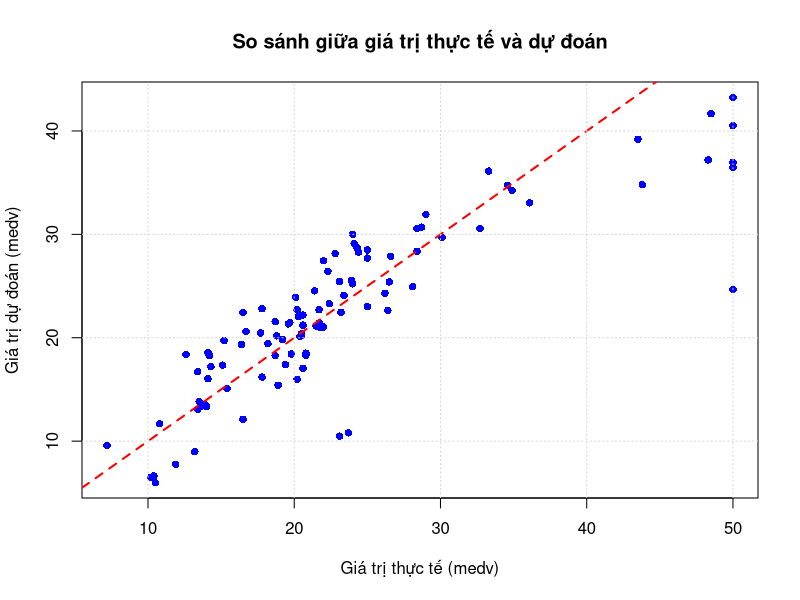

Source code (R):

# ==============================================================
# PHẦN 8: HỒI QUY TUYẾN TÍNH ĐA BIẾN ĐẦY ĐỦ VỚI ĐÁNH GIÁ MÔ HÌNH
# (Sử dụng Boston Housing Dataset - Train/Test Split)
# ==============================================================

# Cài đặt các gói nếu chưa có, sau đó tải vào phiên làm việc
# require() trả về FALSE nếu gói chưa được cài → kích hoạt install.packages()
if (!require(MASS))  install.packages("MASS")   # Dataset Boston, các hàm thống kê
if (!require(caret)) install.packages("caret")  # Công cụ ML: chia dữ liệu, cross-validation

library(MASS)    # Cung cấp bộ dữ liệu Boston (506 quan sát, 14 biến)
library(caret)   # Cung cấp createDataPartition() để chia train/test có phân tầng

# ------------------------------------------------------------------
# BƯỚC 1: TẢI VÀ CHUẨN BỊ DỮ LIỆU
# ------------------------------------------------------------------

data(Boston)

# Tách ma trận đặc trưng X (13 biến dự báo) và vector mục tiêu y
# Các biến X gồm: crim, zn, indus, chas, nox, rm, age, dis, rad, tax,
#                 ptratio, black, lstat
X <- Boston[, 1:13]   # Tất cả cột trừ cột cuối (medv)
y <- Boston$medv      # medv: Median value of owner-occupied homes ($1000s)

dataset_name <- "Boston housing"

# ------------------------------------------------------------------
# BƯỚC 2: KHÁM PHÁ DỮ LIỆU (Exploratory Data Analysis)
# ------------------------------------------------------------------

# In thông tin tổng quan về tập dữ liệu
cat("Thông tin về tập dữ liệu", dataset_name, ":\n")
cat("Số mẫu:", nrow(X), "\n")       # Số quan sát (hàng)
cat("Số đặc trưng:", ncol(X), "\n\n") # Số biến độc lập (cột)

# Xem 6 hàng đầu để kiểm tra dữ liệu có vẻ hợp lý không
cat("Năm hàng đầu tiên của dữ liệu:\n")
print(head(X))

# Thống kê mô tả: phát hiện outlier, missing values, phân phối lệch
cat("\nThống kê mô tả về dữ liệu:\n")
print(summary(X))

# ------------------------------------------------------------------
# BƯỚC 3: PHÂN CHIA DỮ LIỆU TRAIN / TEST (80% - 20%)
# ------------------------------------------------------------------

# Đặt seed để kết quả có thể tái lập (reproducibility)
# Bất kỳ con số nào đều được; 42 là quy ước phổ biến
set.seed(42)

# createDataPartition(): chia có phân tầng (stratified) theo y
# p = 0.8 → 80% dùng để huấn luyện, 20% để kiểm tra
# list = FALSE → trả về vector chỉ số (index), không phải list
train_indices <- createDataPartition(y, p = 0.8, list = FALSE)

# Chia X và y theo chỉ số train
X_train <- X[train_indices, ]    # Ma trận đặc trưng tập huấn luyện
X_test  <- X[-train_indices, ]   # Ma trận đặc trưng tập kiểm tra (dấu '-' = loại trừ)
y_train <- y[train_indices]      # Nhãn mục tiêu tập huấn luyện
y_test  <- y[-train_indices]     # Nhãn mục tiêu tập kiểm tra

# Kiểm tra kích thước sau khi chia: dim() trả về (số hàng, số cột)
cat("\nKích thước tập huấn luyện:", dim(X_train), "\n")
cat("Kích thước tập kiểm tra:",   dim(X_test),  "\n")

# ------------------------------------------------------------------
# BƯỚC 4-5: XÂY DỰNG VÀ HUẤN LUYỆN MÔ HÌNH HỒI QUY TUYẾN TÍNH
# ------------------------------------------------------------------

# Công thức 'y_train ~ .' nghĩa là:
#   y_train là biến phụ thuộc
#   dấu '.' = sử dụng TẤT CẢ các cột còn lại trong data = X_train làm biến độc lập
# → Mô hình: medv = β0 + β1*crim + β2*zn + ... + β13*lstat + ε
model <- lm(y_train ~ ., data = X_train)

# Kết quả summary gồm:
#   - Coefficients: hệ số, Std. Error, t-value, p-value từng biến
#   - Multiple R²: mức độ giải thích phương sai của mô hình trên tập train
#   - F-statistic: kiểm định toàn bộ mô hình có ý nghĩa không
summary(model)

# ------------------------------------------------------------------
# BƯỚC 6: PHÂN TÍCH HỆ SỐ HỒI QUY
# ------------------------------------------------------------------

# coef(model): vector hệ số gồm Intercept + 13 biến
# [-1]: bỏ Intercept, chỉ lấy hệ số của các biến độc lập
coef_df <- data.frame(
  feature     = names(coef(model)[-1]),   # Tên biến
  coefficient = coef(model)[-1]           # Giá trị hệ số tương ứng
)

# Sắp xếp giảm dần theo giá trị hệ số
# Hệ số dương lớn → biến tác động mạnh chiều tăng giá nhà
# Hệ số âm lớn   → biến tác động mạnh chiều giảm giá nhà
coef_df <- coef_df[order(coef_df$coefficient, decreasing = TRUE), ]

cat("\nHệ số hồi quy (sắp xếp theo độ lớn):\n")
print(coef_df)

# In riêng Intercept β0: giá trị medv dự đoán khi tất cả biến X = 0
cat("Hệ số chặn (Intercept):", coef(model)[1], "\n")

# ------------------------------------------------------------------
# BƯỚC 7: DỰ ĐOÁN TRÊN TẬP KIỂM TRA
# ------------------------------------------------------------------

# predict() áp dụng mô hình đã huấn luyện lên dữ liệu mới (X_test)
# newdata phải có đúng tên cột như dữ liệu train
y_pred <- predict(model, newdata = X_test)

# ------------------------------------------------------------------
# BƯỚC 8: ĐÁNH GIÁ MÔ HÌNH BẰNG CÁC CHỈ SỐ HỒI QUY
# ------------------------------------------------------------------

# MSE (Mean Squared Error): trung bình bình phương sai số
# Nhạy cảm với outlier; đơn vị là $1000² → khó diễn giải trực tiếp
mse <- mean((y_test - y_pred)^2)
mse

# RMSE (Root MSE): căn bậc hai của MSE
# Cùng đơn vị với y ($1000) → dễ diễn giải hơn MSE
rmse <- sqrt(mse)
rmse

# R² (Coefficient of Determination): tỉ lệ phương sai y_test được giải thích bởi mô hình
# R² = 1 → dự đoán hoàn hảo; R² = 0 → mô hình không tốt hơn dự đoán bằng mean(y)
# Công thức: R² = 1 - SS_res / SS_tot
r2 <- 1 - sum((y_test - y_pred)^2) / sum((y_test - mean(y_test))^2)

cat("\nĐánh giá mô hình trên tập kiểm tra:\n")
cat("Mean Squared Error (MSE):",         round(mse,  4), "\n")
cat("Root Mean Squared Error (RMSE):",   round(rmse, 4), "\n")
cat("R-squared (R²):",                   round(r2,   4), "\n")

# ------------------------------------------------------------------
# BƯỚC 9: TRỰC QUAN HÓA KẾT QUẢ DỰ ĐOÁN
# ------------------------------------------------------------------

# Scatter plot: trục x = giá thực tế, trục y = giá dự đoán
# Nếu mô hình hoàn hảo → tất cả điểm nằm trên đường y = x
# pch = 16: điểm đặc hình tròn; col = "blue": màu xanh
plot(y_test, y_pred,
     main = "So sánh giữa giá trị thực tế và dự đoán",
     xlab = "Giá trị thực tế (medv)",
     ylab = "Giá trị dự đoán (medv)",
     pch  = 16,
     col  = "blue")

# Vẽ đường tham chiếu y = x (slope = 1, intercept = 0)
# lwd = 2: độ dày nét vẽ; lty = 2: nét đứt
# Điểm càng gần đường này → dự đoán càng chính xác
abline(0, 1, col = "red", lwd = 2, lty = 2)

# Thêm lưới để dễ đọc giá trị trên biểu đồ
grid()
